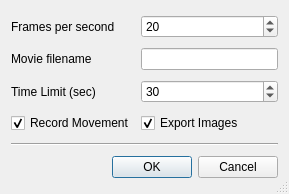
<?xml version="1.0" encoding="UTF-8"?>
<ui version="4.0">
 <class>MovieDialog</class>
 <widget class="QDialog" name="MovieDialog">
  <property name="geometry">
   <rect>
    <x>0</x>
    <y>0</y>
    <width>289</width>
    <height>194</height>
   </rect>
  </property>
  <property name="windowTitle">
   <string>Create Movie</string>
  </property>
  <property name="sizeGripEnabled">
   <bool>true</bool>
  </property>
  <layout class="QGridLayout">
   <property name="margin">
    <number>11</number>
   </property>
   <item row="0" column="0">
    <widget class="QLabel" name="TextLabel1">
     <property name="text">
      <string>Frames per second</string>
     </property>
     <property name="wordWrap">
      <bool>false</bool>
     </property>
    </widget>
   </item>
   <item row="1" column="0">
    <widget class="QLabel" name="TextLabel2">
     <property name="text">
      <string>Movie filename</string>
     </property>
     <property name="wordWrap">
      <bool>false</bool>
     </property>
    </widget>
   </item>
   <item row="1" column="1">
    <widget class="QLineEdit" name="moviefileLineEdit"/>
   </item>
   <item row="0" column="1">
    <widget class="QSpinBox" name="fpsSpinBox">
     <property name="minimum">
      <number>1</number>
     </property>
     <property name="maximum">
      <number>40</number>
     </property>
     <property name="value">
      <number>20</number>
     </property>
    </widget>
   </item>
   <item row="2" column="1">
    <widget class="QSpinBox" name="timeLimitSpinBox">
     <property name="minimum">
      <number>1</number>
     </property>
     <property name="maximum">
      <number>1000</number>
     </property>
     <property name="value">
      <number>30</number>
     </property>
    </widget>
   </item>
   <item row="2" column="0">
    <widget class="QLabel" name="TextLabel1_2">
     <property name="text">
      <string>Time Limit (sec)</string>
     </property>
     <property name="wordWrap">
      <bool>false</bool>
     </property>
    </widget>
   </item>
   <item row="3" column="1">
    <widget class="QCheckBox" name="exportImagesCheck">
     <property name="text">
      <string>Export Images</string>
     </property>
     <property name="checked">
      <bool>true</bool>
     </property>
    </widget>
   </item>
   <item row="3" column="0">
    <widget class="QCheckBox" name="recordMovementCheck">
     <property name="text">
      <string>Record Movement</string>
     </property>
     <property name="checked">
      <bool>true</bool>
     </property>
    </widget>
   </item>
   <item row="5" column="0" colspan="2">
    <layout class="QHBoxLayout">
     <item>
      <spacer name="Horizontal Spacing2">
       <property name="orientation">
        <enum>Qt::Horizontal</enum>
       </property>
       <property name="sizeType">
        <enum>QSizePolicy::Expanding</enum>
       </property>
       <property name="sizeHint" stdset="0">
        <size>
         <width>20</width>
         <height>20</height>
        </size>
       </property>
      </spacer>
     </item>
     <item>
      <widget class="QPushButton" name="okButton">
       <property name="text">
        <string>OK</string>
       </property>
       <property name="shortcut">
        <number>0</number>
       </property>
       <property name="autoDefault">
        <bool>true</bool>
       </property>
       <property name="default">
        <bool>true</bool>
       </property>
      </widget>
     </item>
     <item>
      <widget class="QPushButton" name="cancelButton">
       <property name="text">
        <string>Cancel</string>
       </property>
       <property name="shortcut">
        <number>0</number>
       </property>
       <property name="autoDefault">
        <bool>true</bool>
       </property>
      </widget>
     </item>
    </layout>
   </item>
   <item row="4" column="0" colspan="2">
    <widget class="Line" name="Line1">
     <property name="frameShape">
      <enum>QFrame::HLine</enum>
     </property>
     <property name="frameShadow">
      <enum>QFrame::Sunken</enum>
     </property>
    </widget>
   </item>
  </layout>
 </widget>
 <layoutdefault spacing="6" margin="11"/>
 <pixmapfunction>qPixmapFromMimeSource</pixmapfunction>
 <tabstops>
  <tabstop>fpsSpinBox</tabstop>
  <tabstop>moviefileLineEdit</tabstop>
  <tabstop>timeLimitSpinBox</tabstop>
  <tabstop>okButton</tabstop>
  <tabstop>cancelButton</tabstop>
 </tabstops>
 <resources/>
 <connections>
  <connection>
   <sender>okButton</sender>
   <signal>clicked()</signal>
   <receiver>MovieDialog</receiver>
   <slot>accept()</slot>
   <hints>
    <hint type="sourcelabel">
     <x>20</x>
     <y>20</y>
    </hint>
    <hint type="destinationlabel">
     <x>20</x>
     <y>20</y>
    </hint>
   </hints>
  </connection>
  <connection>
   <sender>cancelButton</sender>
   <signal>clicked()</signal>
   <receiver>MovieDialog</receiver>
   <slot>reject()</slot>
   <hints>
    <hint type="sourcelabel">
     <x>20</x>
     <y>20</y>
    </hint>
    <hint type="destinationlabel">
     <x>20</x>
     <y>20</y>
    </hint>
   </hints>
  </connection>
 </connections>
</ui>
